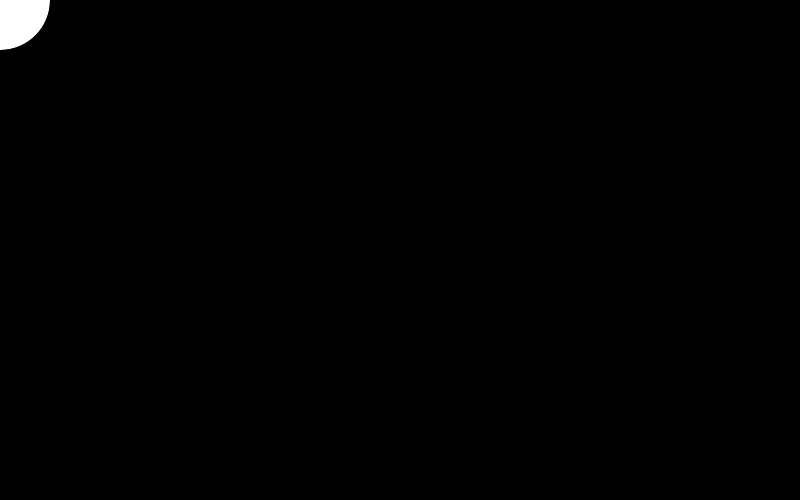
Frame 1 (no input)
Frame 60 (the mouse pressed at the canvas centre just before this capture): identical to frame 1, image omitted
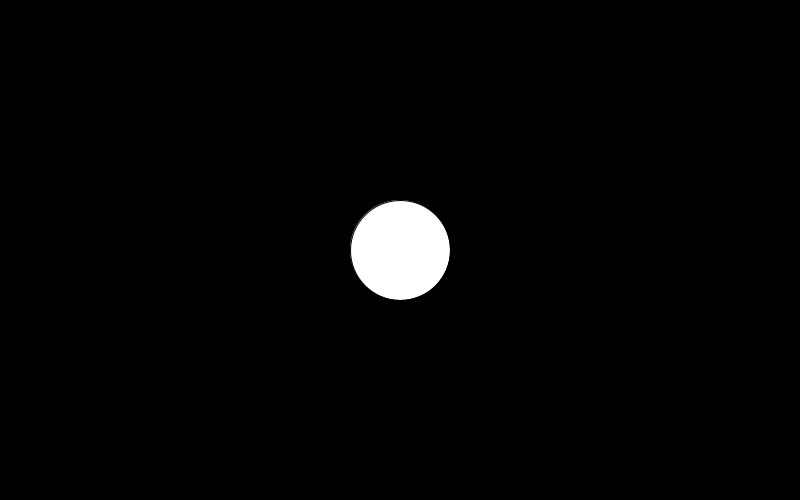
Frame 120 (the mouse held since frame 60 and released just before this capture)

The Processing sketch that drew these frames (run headless with seeded random() and noise(); from frame 60 on, the mouse is pressed at the canvas centre):

// Processing sketch: Basics_4_interactivity
// ── Basics_4_interactivity.pde
int size = 100;
int x, y;

void setup() {
  // Put your setup code here, to run once:
  size(800, 500);
}

void draw() {
  // Put your main code here, to run repeatedly:
  
  background(0);
  
  //Connect the x and y values to the movement of the mouse
  x = mouseX;
  y = mouseY;
  
  //Draw the ellipse at our new X,Y coordinates
  ellipse(x, y, size, size);
 
}
